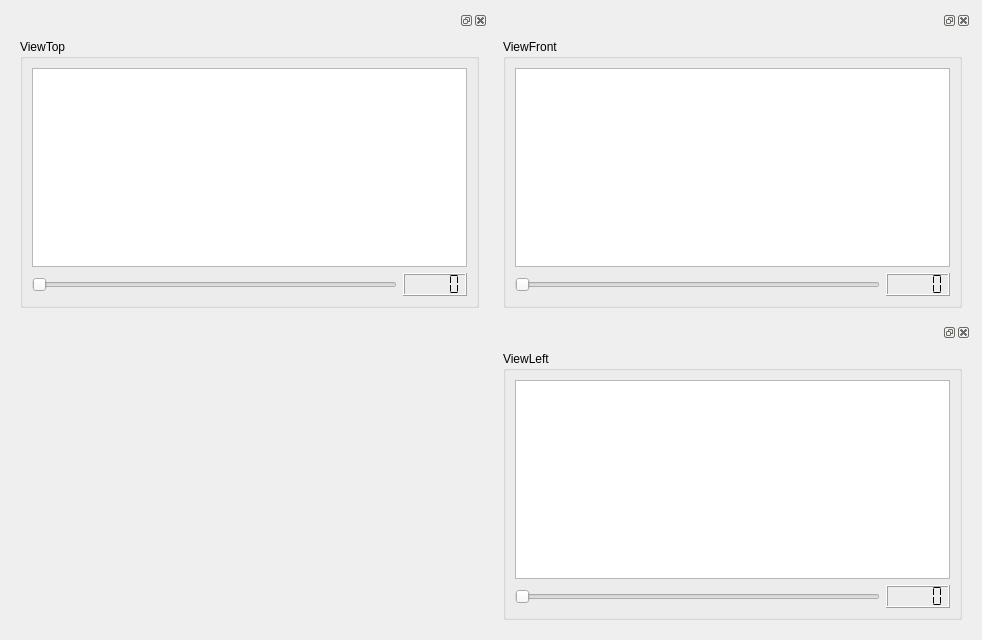
<?xml version="1.0" encoding="UTF-8"?>
<ui version="4.0">
 <class>View3D</class>
 <widget class="QWidget" name="View3D">
  <property name="geometry">
   <rect>
    <x>0</x>
    <y>0</y>
    <width>982</width>
    <height>640</height>
   </rect>
  </property>
  <property name="mouseTracking">
   <bool>true</bool>
  </property>
  <property name="windowTitle">
   <string>Form</string>
  </property>
  <layout class="QGridLayout" name="gridLayout">
   <item row="1" column="1">
    <widget class="QDockWidget" name="dockWidget">
     <property name="sizePolicy">
      <sizepolicy hsizetype="Preferred" vsizetype="Expanding">
       <horstretch>0</horstretch>
       <verstretch>0</verstretch>
      </sizepolicy>
     </property>
     <widget class="QWidget" name="dockWidgetContents_4">
      <layout class="QVBoxLayout" name="verticalLayout_6">
       <item>
        <widget class="QGroupBox" name="groupBoxLeft">
         <property name="title">
          <string>ViewLeft</string>
         </property>
         <layout class="QGridLayout" name="gridLayout_4">
          <item row="1" column="0">
           <widget class="QSlider" name="viewLeftSlider">
            <property name="pageStep">
             <number>1</number>
            </property>
            <property name="orientation">
             <enum>Qt::Horizontal</enum>
            </property>
           </widget>
          </item>
          <item row="1" column="1">
           <widget class="QLCDNumber" name="lcdNumberLeft">
            <property name="autoFillBackground">
             <bool>false</bool>
            </property>
            <property name="segmentStyle">
             <enum>QLCDNumber::Flat</enum>
            </property>
           </widget>
          </item>
          <item row="0" column="0" colspan="2">
           <widget class="QGraphicsView" name="viewLeft">
            <property name="mouseTracking">
             <bool>true</bool>
            </property>
           </widget>
          </item>
         </layout>
        </widget>
       </item>
      </layout>
     </widget>
    </widget>
   </item>
   <item row="0" column="0">
    <widget class="QDockWidget" name="dockTop">
     <property name="sizePolicy">
      <sizepolicy hsizetype="Preferred" vsizetype="Expanding">
       <horstretch>0</horstretch>
       <verstretch>0</verstretch>
      </sizepolicy>
     </property>
     <widget class="QWidget" name="dockWidgetContents_2">
      <layout class="QVBoxLayout" name="verticalLayout_4">
       <item>
        <widget class="QGroupBox" name="groupBoxTop">
         <property name="title">
          <string>ViewTop</string>
         </property>
         <layout class="QGridLayout" name="gridLayout_2">
          <item row="1" column="0">
           <widget class="QSlider" name="viewTopSlider">
            <property name="pageStep">
             <number>1</number>
            </property>
            <property name="orientation">
             <enum>Qt::Horizontal</enum>
            </property>
           </widget>
          </item>
          <item row="1" column="1">
           <widget class="QLCDNumber" name="lcdNumberTop">
            <property name="font">
             <font>
              <weight>50</weight>
              <bold>false</bold>
             </font>
            </property>
            <property name="frameShadow">
             <enum>QFrame::Raised</enum>
            </property>
            <property name="lineWidth">
             <number>1</number>
            </property>
            <property name="digitCount">
             <number>5</number>
            </property>
            <property name="segmentStyle">
             <enum>QLCDNumber::Flat</enum>
            </property>
           </widget>
          </item>
          <item row="0" column="0" colspan="2">
           <widget class="QGraphicsView" name="viewTop">
            <property name="mouseTracking">
             <bool>true</bool>
            </property>
           </widget>
          </item>
         </layout>
        </widget>
       </item>
      </layout>
     </widget>
    </widget>
   </item>
   <item row="0" column="1">
    <widget class="QDockWidget" name="dockFront">
     <property name="sizePolicy">
      <sizepolicy hsizetype="Preferred" vsizetype="Expanding">
       <horstretch>0</horstretch>
       <verstretch>0</verstretch>
      </sizepolicy>
     </property>
     <widget class="QWidget" name="dockWidgetContents_3">
      <layout class="QVBoxLayout" name="verticalLayout_5">
       <item>
        <widget class="QGroupBox" name="groupBoxFront">
         <property name="title">
          <string>ViewFront</string>
         </property>
         <layout class="QGridLayout" name="gridLayout_3">
          <item row="1" column="0">
           <widget class="QSlider" name="viewFrontSlider">
            <property name="pageStep">
             <number>1</number>
            </property>
            <property name="orientation">
             <enum>Qt::Horizontal</enum>
            </property>
           </widget>
          </item>
          <item row="1" column="1">
           <widget class="QLCDNumber" name="lcdNumberFront">
            <property name="digitCount">
             <number>5</number>
            </property>
            <property name="segmentStyle">
             <enum>QLCDNumber::Flat</enum>
            </property>
           </widget>
          </item>
          <item row="0" column="0" colspan="2">
           <widget class="QGraphicsView" name="viewFront">
            <property name="mouseTracking">
             <bool>true</bool>
            </property>
           </widget>
          </item>
         </layout>
        </widget>
       </item>
      </layout>
     </widget>
    </widget>
   </item>
  </layout>
 </widget>
 <resources/>
 <connections/>
</ui>
